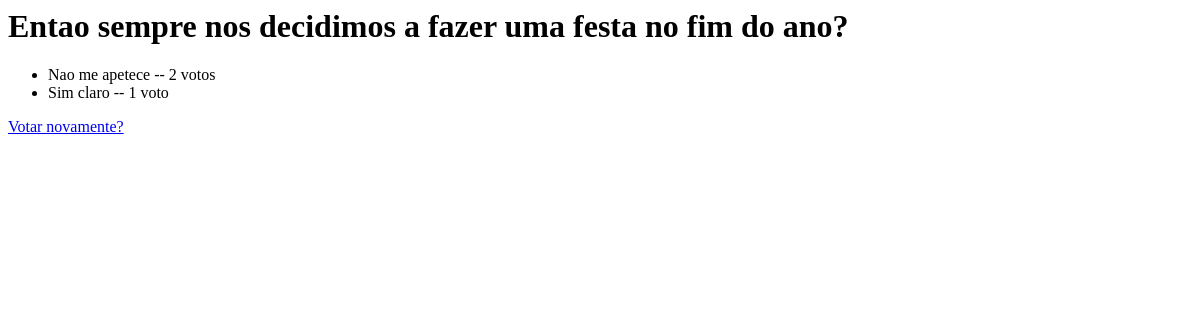
The page /votacao/1/resultados on the database as committed earlier.
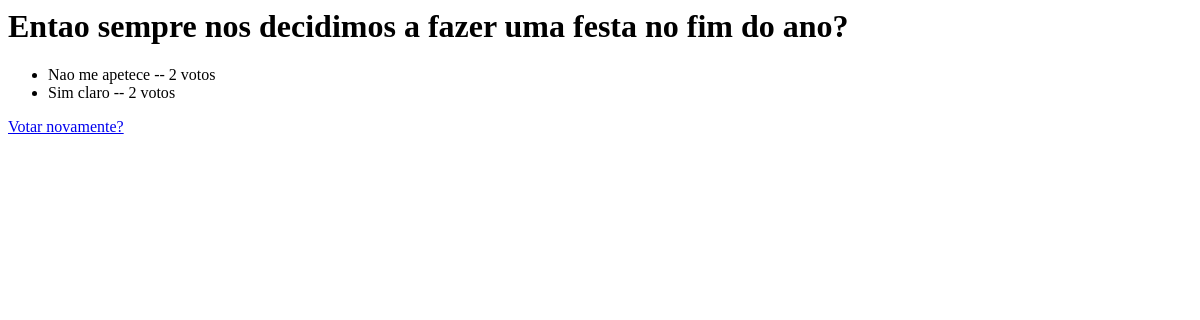
The same page on the database as committed later.
### votacao/models.py (models this page shows, shortened)
class Questao(models.Model):
    questao_texto = models.CharField(max_length=200)
    pub_data = models.DateTimeField('data de publicacao')

class Opcao(models.Model):
    questao = models.ForeignKey(Questao,on_delete=models.CASCADE)
    opcao_texto = models.CharField(max_length=200)
    votos = models.IntegerField(default=0)

### votacao/views.py (the view)
# urls.py: path('<int:questao_id>/resultados', views.resultados,
def resultados(request, questao_id):
    questao = get_object_or_404(Questao, pk=questao_id)
    return render(request, 'votacao/resultados.html', {'questao': questao})

### votacao/templates/votacao/resultados.html
<h1>{{ questao.questao_texto }}</h1>
<ul>
{% for opcao in questao.opcao_set.all %}
<li>{{ opcao.opcao_texto }} --
    {{ opcao.votos }}
voto{{ opcao.votos|pluralize }}</li>
{% endfor %}
</ul>
<a href="{% url 'votacao:detalhe' questao.id %}">Votar
novamente?</a>

Rows that differ between the two databases and show on the page:
changed Opcao "Sim claro": votos "1" → "2"
